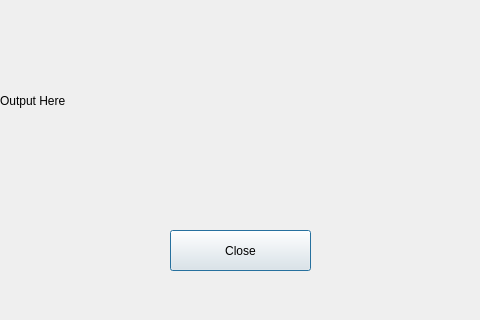
<?xml version="1.0" encoding="UTF-8"?>
<ui version="4.0">
 <class>OutputDialog</class>
 <widget class="QDialog" name="OutputDialog">
  <property name="geometry">
   <rect>
    <x>0</x>
    <y>0</y>
    <width>480</width>
    <height>320</height>
   </rect>
  </property>
  <property name="windowTitle">
   <string>Captured Image</string>
  </property>
  <widget class="QPushButton" name="closeButton">
   <property name="geometry">
    <rect>
     <x>170</x>
     <y>230</y>
     <width>141</width>
     <height>41</height>
    </rect>
   </property>
   <property name="text">
    <string>Close</string>
   </property>
  </widget>
  <widget class="QLabel" name="outputLabel">
   <property name="geometry">
    <rect>
     <x>0</x>
     <y>0</y>
     <width>480</width>
     <height>201</height>
    </rect>
   </property>
   <property name="text">
    <string>Output Here</string>
   </property>
  </widget>
 </widget>
 <resources/>
 <connections/>
</ui>
